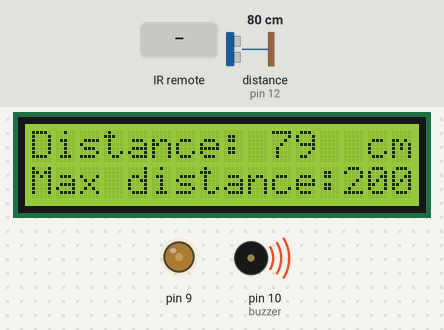
The sketch below on a simulated Arduino Uno, built with avr-gcc and run on an emulated ATmega328P. Parts: 16×2 character LCD, output pins drawn as LEDs (lit = HIGH), buzzer (waves = sounding, pin HIGH). Wiring (inferred from the names in the program): ultrasonic range finder: trigger pin 13; echo pin 12. The test bench sets the inputs (shaded band); at power-on: distance to the obstacle (sensor on pin 12) 80 cm. The echo pulse lasts 58.3 µs per cm; pins used as bus, display or sensor lines are not drawn; what the sketch prints to the serial monitor is not drawn.

Above: at 1.2 s.
1.3 s: distance to the obstacle (sensor on pin 12) set to 9 cm
3.3 s: distance to the obstacle (sensor on pin 12) set to 35 cm
6.3 s: distance to the obstacle (sensor on pin 12) set to 250 cm
At 6.6 s:
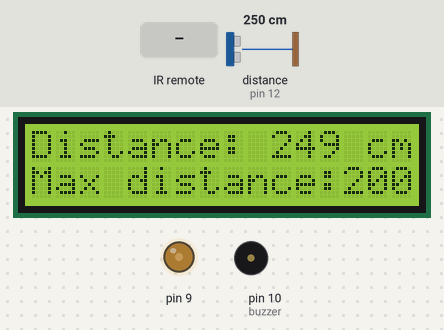
8.1 s: infrared code 0xFFE01F received
At 8.22 s:
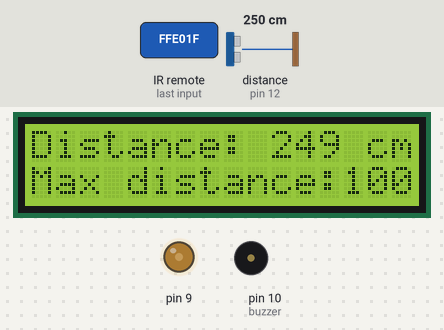
9.6 s: infrared code 0xFFA857 received
At 10.7 s:
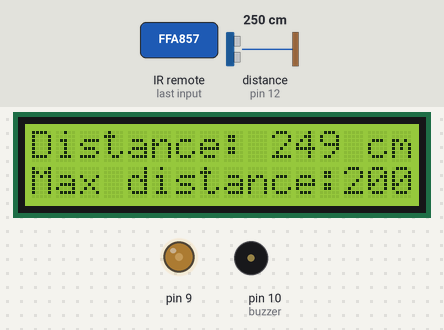
11.1 s: distance to the obstacle (sensor on pin 12) set to 206 cm
12.6 s: distance to the obstacle (sensor on pin 12) set to 196 cm
At 13.2 s:
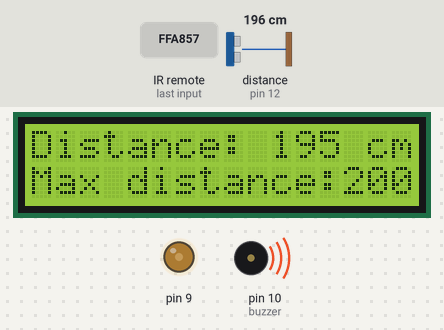
Timing chart, 0 to 15.6 s (numbered marks = the images above; inputs shaded):
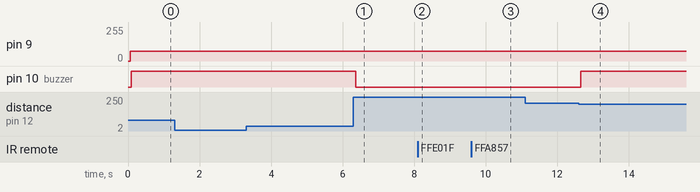

Measured:
- the behaviour switches between 201 and 200 cm on distance to the obstacle (sensor on pin 12) (found by bisection; images 3 and 4)
- after the input at 6.3 s, pin 10 (buzzer): HIGH → LOW after 0.06 s; the display: first differs from a run without the input after 0.06 s (image 1)
- after the input at 8.1 s, the display: first differs from a run without the input after 0.05 s (image 2)
- after the input at 9.6 s, the display: changes at once (image 3)
- after the input at 12.6 s, pin 10 (buzzer): LOW → HIGH after 0.06 s; the display: first differs from a run without the input after 0.09 s (image 4)

The sketch:

Verkefni_3.ino
```cpp
#include <LiquidCrystal.h>
#include <IRremote.h>

//Distance Sensor
const int trigPin = 13;  // Arduino pin tied to trigger pin on the ultrasonic sensor.
const int echoPin = 12;  // Arduino pin tied to echo pin on the ultrasonic sensor.
int maxDistance = 200;

//LCD
LiquidCrystal lcd(2, 3, 4, 5, 6, 7);

//BUZZER
const int buzzer = 10; //Buzzer pin

//REMOTE
const int RECV_PIN = 8;
IRrecv irrecv(RECV_PIN);
decode_results results;

void setup() {
  //REMOTE
  irrecv.enableIRIn();
  irrecv.blink13(true);

  // Distance Sensor
  pinMode(trigPin, OUTPUT);
  pinMode(echoPin, INPUT);
  Serial.begin(9600);

  //LCD
  pinMode(9, OUTPUT);
  lcd.begin(16,2); //Tell Arduino to start 16 column 2 row LCD

  //BUZZER
  pinMode(10, OUTPUT);
}

//Stepper
int stepper = 0;

void loop() {
  //REMOTE
  if (irrecv.decode(&results))
  {
    Serial.println(results.value, HEX);
    //Minus
    if(results.value == 0xFFE01F && maxDistance != 100)
    {
      maxDistance -= 100;
    }
    if(results.value == 0xFFA857 && maxDistance != 400)
    {
      maxDistance += 100;
    }
    irrecv.resume();
  }
  Serial.println(maxDistance);


  // Distance Sensor
  digitalWrite(trigPin, LOW);
  delayMicroseconds(2);
  digitalWrite(trigPin, HIGH);
  delayMicroseconds(10);
  digitalWrite(trigPin, LOW);
  float duration = pulseIn(echoPin, HIGH);
  int distance = (duration*0.0343)/2;

  //Serial.print("Distance:");
  //>>Serial.println(distance);

  //LCD
  analogWrite(9, 75);
  lcd.setCursor(0,0);  //Set lcd cursor to upper left corner, column 0, row 0
  lcd.print("Distance: ");
  lcd.print(distance);
  lcd.setCursor(14 , 0);
  lcd.print("cm");
  delay(10);
  lcd.setCursor(0 , 1);
  lcd.print("Max distance:");
  lcd.print(maxDistance);
  delay(10);
  if(stepper == 4)
  {
    lcd.clear();
    stepper = 0;
  }
  else
  {
    stepper++;
  }


   //BUZZER
   if (distance < maxDistance){
    digitalWrite(buzzer, HIGH);
    }
   if (distance >= maxDistance){
    digitalWrite(buzzer, LOW);
    }
}
```
